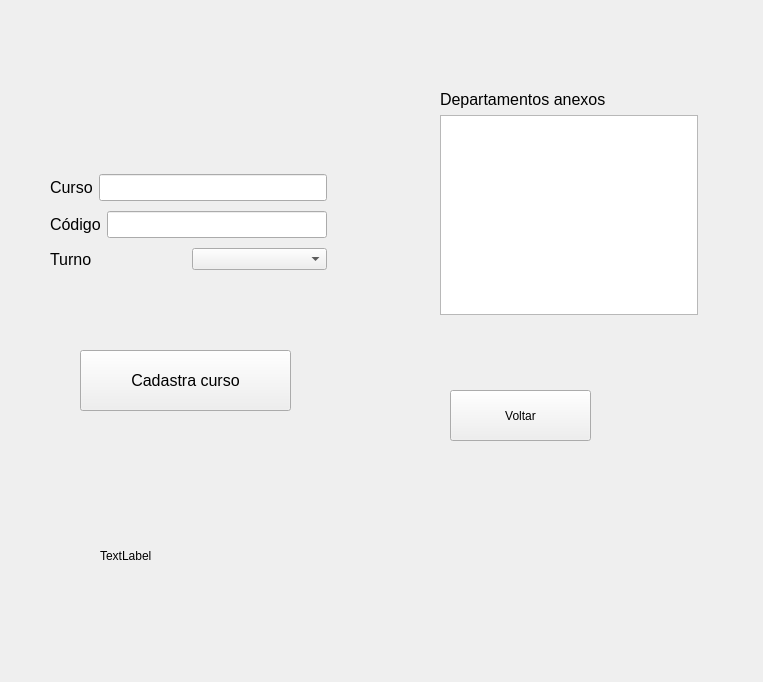
<?xml version="1.0" encoding="UTF-8"?>
<ui version="4.0">
 <class>Form</class>
 <widget class="QWidget" name="Form">
  <property name="geometry">
   <rect>
    <x>0</x>
    <y>0</y>
    <width>763</width>
    <height>682</height>
   </rect>
  </property>
  <property name="windowTitle">
   <string>Form</string>
  </property>
  <widget class="QPushButton" name="btn_cadastra">
   <property name="geometry">
    <rect>
     <x>80</x>
     <y>350</y>
     <width>211</width>
     <height>61</height>
    </rect>
   </property>
   <property name="font">
    <font>
     <pointsize>12</pointsize>
    </font>
   </property>
   <property name="text">
    <string>Cadastra curso</string>
   </property>
  </widget>
  <widget class="QLabel" name="label_5">
   <property name="geometry">
    <rect>
     <x>100</x>
     <y>520</y>
     <width>611</width>
     <height>71</height>
    </rect>
   </property>
   <property name="text">
    <string>TextLabel</string>
   </property>
  </widget>
  <widget class="QWidget" name="layoutWidget">
   <property name="geometry">
    <rect>
     <x>440</x>
     <y>90</y>
     <width>258</width>
     <height>225</height>
    </rect>
   </property>
   <layout class="QVBoxLayout" name="verticalLayout">
    <item>
     <widget class="QLabel" name="label">
      <property name="font">
       <font>
        <pointsize>12</pointsize>
       </font>
      </property>
      <property name="text">
       <string>Departamentos anexos</string>
      </property>
     </widget>
    </item>
    <item>
     <widget class="QListWidget" name="dep_input">
      <property name="dragEnabled">
       <bool>false</bool>
      </property>
      <property name="selectionMode">
       <enum>QAbstractItemView::ExtendedSelection</enum>
      </property>
     </widget>
    </item>
   </layout>
  </widget>
  <widget class="QWidget" name="layoutWidget">
   <property name="geometry">
    <rect>
     <x>50</x>
     <y>170</y>
     <width>277</width>
     <height>106</height>
    </rect>
   </property>
   <layout class="QVBoxLayout" name="verticalLayout_2">
    <item>
     <layout class="QHBoxLayout" name="horizontalLayout">
      <item>
       <widget class="QLabel" name="label_2">
        <property name="font">
         <font>
          <pointsize>12</pointsize>
         </font>
        </property>
        <property name="text">
         <string>Curso</string>
        </property>
       </widget>
      </item>
      <item>
       <widget class="QLineEdit" name="curso_input">
        <property name="font">
         <font>
          <pointsize>12</pointsize>
         </font>
        </property>
       </widget>
      </item>
     </layout>
    </item>
    <item>
     <layout class="QHBoxLayout" name="horizontalLayout_2">
      <item>
       <widget class="QLabel" name="label_3">
        <property name="font">
         <font>
          <pointsize>12</pointsize>
         </font>
        </property>
        <property name="text">
         <string>Código</string>
        </property>
       </widget>
      </item>
      <item>
       <widget class="QLineEdit" name="cod_input">
        <property name="font">
         <font>
          <pointsize>12</pointsize>
         </font>
        </property>
       </widget>
      </item>
     </layout>
    </item>
    <item>
     <layout class="QHBoxLayout" name="horizontalLayout_3">
      <item>
       <widget class="QLabel" name="label_4">
        <property name="font">
         <font>
          <pointsize>12</pointsize>
         </font>
        </property>
        <property name="text">
         <string>Turno</string>
        </property>
       </widget>
      </item>
      <item>
       <widget class="QComboBox" name="turno_input"/>
      </item>
     </layout>
    </item>
   </layout>
  </widget>
  <widget class="QPushButton" name="voltar_btn">
   <property name="geometry">
    <rect>
     <x>450</x>
     <y>390</y>
     <width>141</width>
     <height>51</height>
    </rect>
   </property>
   <property name="text">
    <string>Voltar</string>
   </property>
  </widget>
 </widget>
 <resources/>
 <connections/>
</ui>
